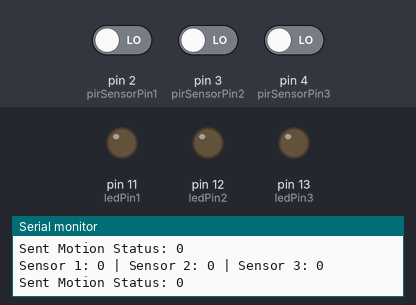
The sketch below on a simulated Arduino Uno, built with avr-gcc and run on an emulated ATmega328P. Shown: output pins drawn as LEDs (lit = HIGH), the last lines printed to the serial monitor. The inputs (shaded band) are chosen by the test bench; at power-on: pin 2 (pirSensorPin1) LOW, pin 3 (pirSensorPin2) LOW, pin 4 (pirSensorPin3) LOW.

Above: at 1.2 s.
1.3 s: pin 2 (pirSensorPin1) driven HIGH
At 2.5 s:
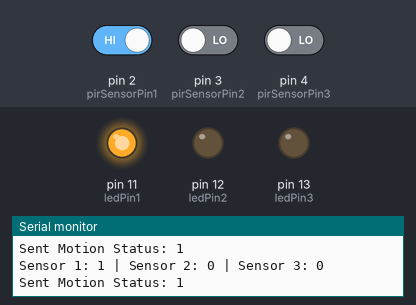
2.8 s: pin 3 (pirSensorPin2) driven HIGH
At 4.0 s:
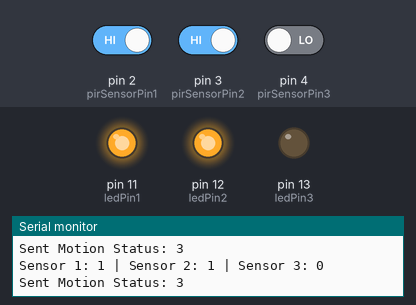
4.3 s: pin 4 (pirSensorPin3) driven HIGH
At 5.5 s:
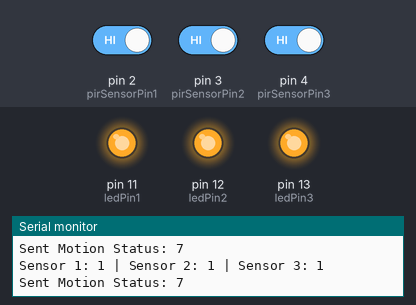
5.8 s: pin 2 (pirSensorPin1) driven LOW
At 7.0 s:
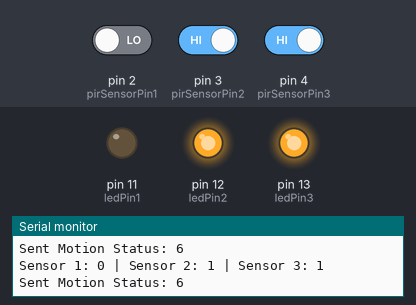
7.3 s: pin 3 (pirSensorPin2) driven LOW
At 8.5 s:
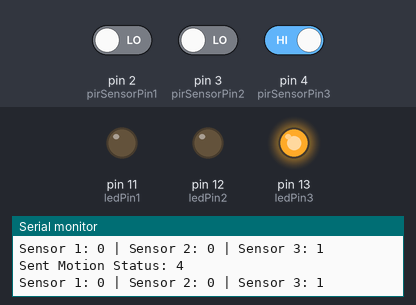
8.8 s: pin 2 (pirSensorPin1) driven HIGH
At 10.3 s:
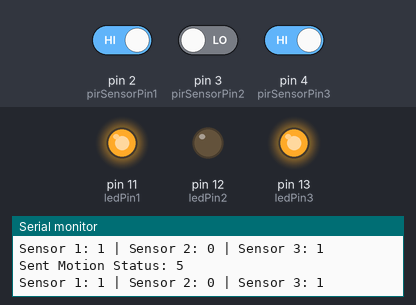
Timing chart, 0 to 11.3 s (numbered marks = the images above; inputs shaded):
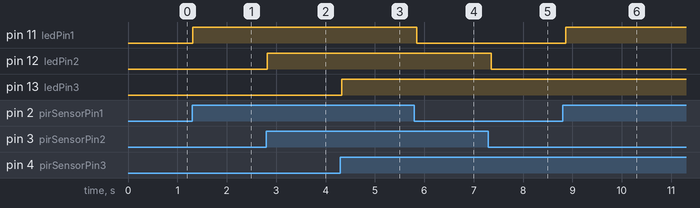

Measured:
- after the input at 1.3 s, pin 11 (ledPin1): LOW → HIGH at once
- after the input at 2.8 s, pin 12 (ledPin2): LOW → HIGH at once
- after the input at 4.3 s, pin 13 (ledPin3): LOW → HIGH at once
- after the input at 5.8 s, pin 11 (ledPin1): HIGH → LOW at once
- after the input at 7.3 s, pin 12 (ledPin2): HIGH → LOW after 0.06 s
- after the input at 8.8 s, pin 11 (ledPin1): LOW → HIGH after 0.07 s

The sketch:

motionsensor.ino
```cpp
#include <Wire.h>

const int pirSensorPin1 = 2; // Connect PIR sensor 1 to digital pin 2
const int pirSensorPin2 = 3; // Connect PIR sensor 2 to digital pin 3
const int pirSensorPin3 = 4; // Connect PIR sensor 3 to digital pin 4

const int ledPin1 = 11; // Connect LED 1 to digital pin 5
const int ledPin2 = 12; // Connect LED 2 to digital pin 6
const int ledPin3 = 13; // Connect LED 3 to digital pin 7

byte motionStatus = 0; // Declare motionStatus globally

void setup() {
  pinMode(pirSensorPin1, INPUT);
  pinMode(pirSensorPin2, INPUT);
  pinMode(pirSensorPin3, INPUT);

  pinMode(ledPin1, OUTPUT);
  pinMode(ledPin2, OUTPUT);
  pinMode(ledPin3, OUTPUT);

  Wire.begin(8); // Set I2C slave address to 8
  Wire.onRequest(requestEvent);
  Serial.begin(9600);
}

void loop() {
  // Read motion sensor values
  int motionSensorValue1 = digitalRead(pirSensorPin1);
  int motionSensorValue2 = digitalRead(pirSensorPin2);
  int motionSensorValue3 = digitalRead(pirSensorPin3);

  // Pack the sensor values into a single byte
  motionStatus = 0;
  motionStatus |= (motionSensorValue1 ? 1 : 0);
  motionStatus |= (motionSensorValue2 ? 1 : 0) << 1;
  motionStatus |= (motionSensorValue3 ? 1 : 0) << 2;

  // Control LEDs based on motion sensor readings
  digitalWrite(ledPin1, motionSensorValue1 ? HIGH : LOW);
  digitalWrite(ledPin2, motionSensorValue2 ? HIGH : LOW);
  digitalWrite(ledPin3, motionSensorValue3 ? HIGH : LOW);

  // Optional: Print sensor values for debugging
  Serial.print("Sensor 1: ");
  Serial.print(motionSensorValue1);
  Serial.print(" | Sensor 2: ");
  Serial.print(motionSensorValue2);
  Serial.print(" | Sensor 3: ");
  Serial.println(motionSensorValue3);

  Serial.print("Sent Motion Status: ");
  Serial.println(motionStatus);

  delay(100); // Small delay to avoid I2C bus congestion
}

void requestEvent() {
  // Send the motion status to the master Arduino
  Wire.write(motionStatus);
}
```
